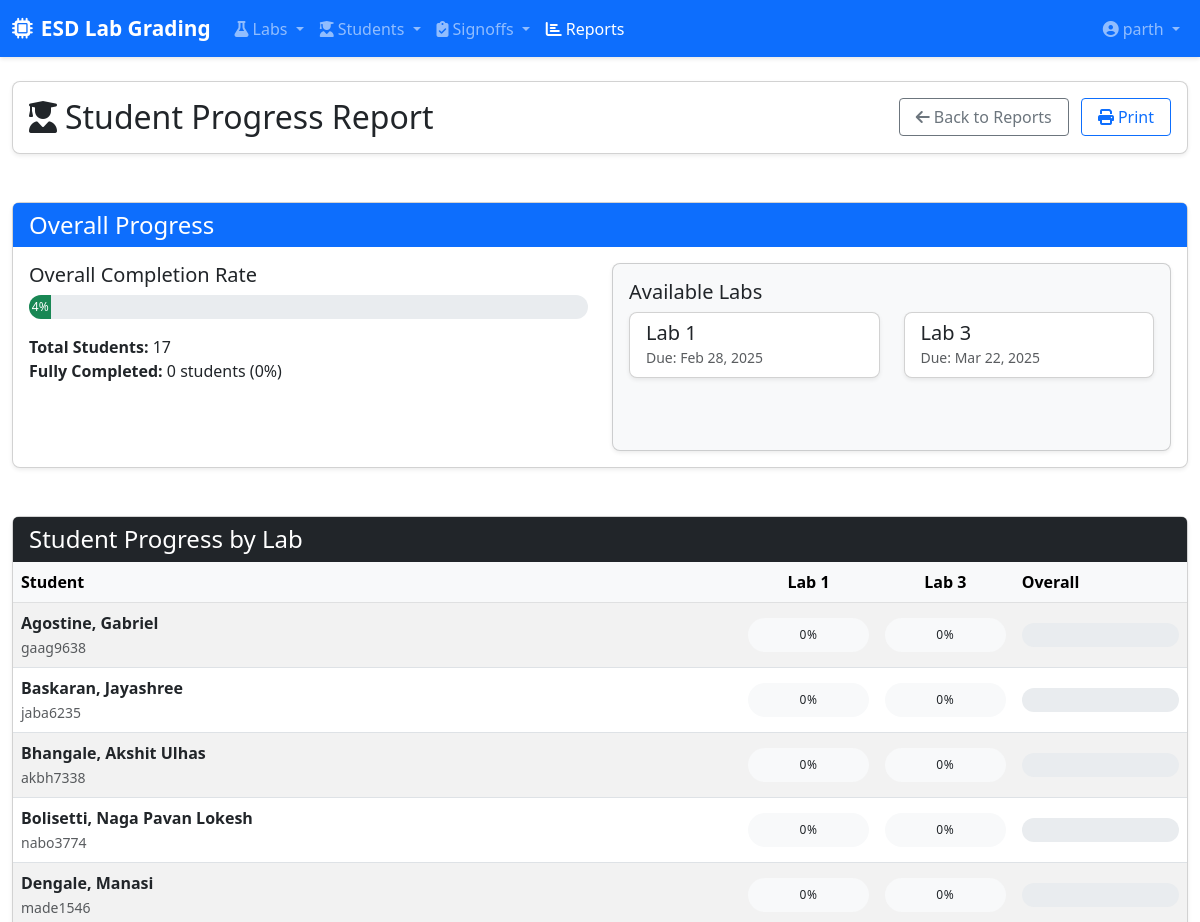
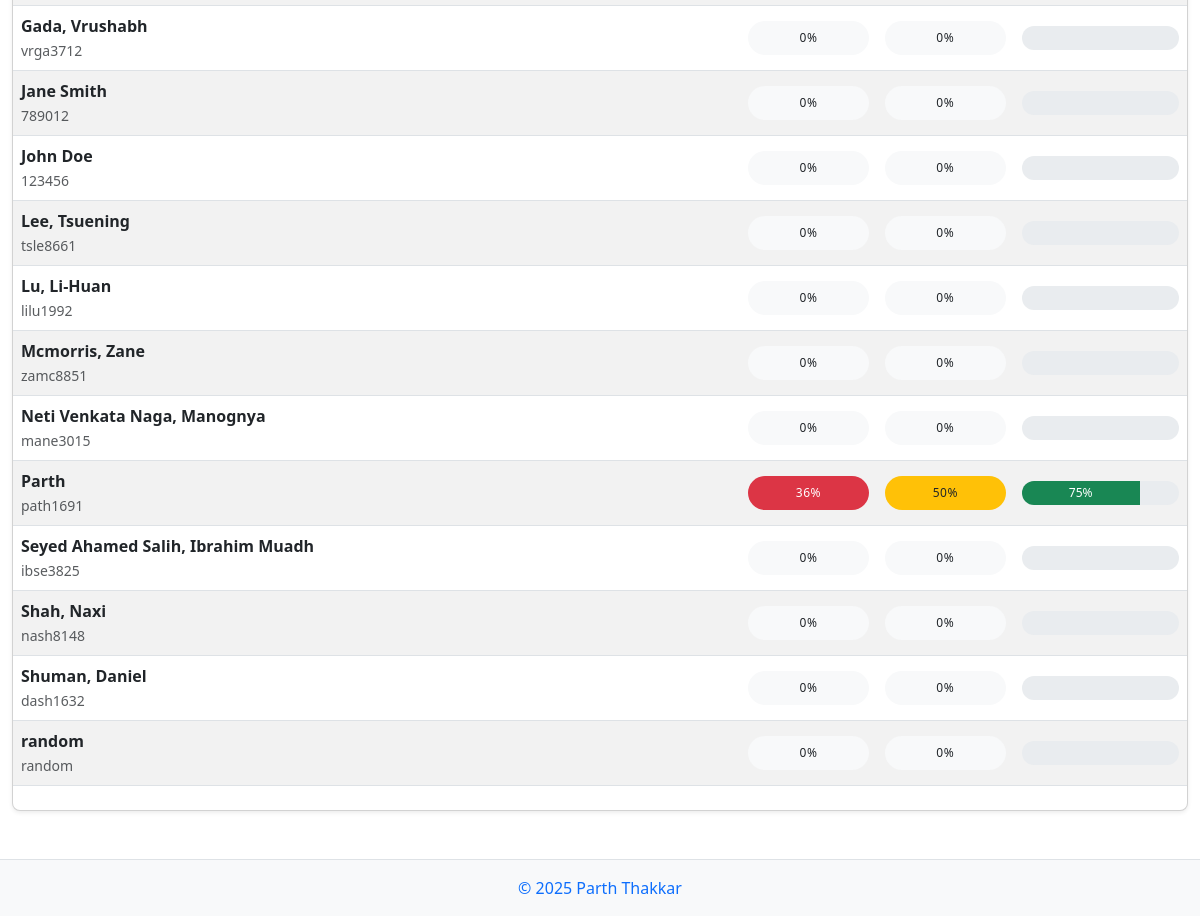
The app's page /reports/students/ (signed in) with its own data (2 pictures, top to bottom).
### labs/models.py (models this page shows, shortened)
class Lab(models.Model):
    name = models.CharField(max_length=200)
    description = models.TextField(blank=True)
    due_date = models.DateTimeField()
    total_points = models.DecimalField(max_digits=5, decimal_places=2)
    grade_scale = models.ForeignKey(GradeScale, on_delete=models.SET_NULL, null=True, blank=True,
                                    related_name='labs', help_text="Grade scale to use for this lab")
    def get_max_score(self):
        total = Decimal('0')
        for part in self.parts.all():
            total += part.get_max_score()
        return total
    def get_student_score(self, student):
        total_score = Decimal('0')
        parts = self.parts.all()
        for part in parts:
            student_score = part.get_student_score(student)
            total_score += student_score
        return total_score
    def get_student_percentage(self, student):
        max_score = self.get_max_score()
        if max_score == 0:
            return Decimal('0')
        score = self.get_student_score(student)
        return (score / max_score) * Decimal('100')
    def get_grade_letter(self, student):
        percentage = self.get_student_percentage(student)
        grade_scale = self.grade_scale if self.grade_scale else GradeScale.get_default_scale()
        return grade_scale.get_letter_grade(percentage)

class Student(models.Model):
    student_id = models.CharField(max_length=20, unique=True)
    name = models.CharField(max_length=100)
    email = models.EmailField(blank=True)
    batch = models.DateField(auto_now=False, auto_now_add=False)
    active = models.BooleanField(default=True)
    @property
    def get_completion_status(self):
        total_parts = Part.objects.filter(is_required=True).count()
        completed_parts = Signoff.objects.filter(
            student=self,
            status='approved',
            part__is_required=True
        ).values('part').distinct().count()
        if total_parts == 0:
            return 0
        return (completed_parts / total_parts) * 100

### labs/views.py (the view)
    def wrap(request, *args, **kwargs):
        try:
            if hasattr(request.user, 'role') and request.user.role.role in ['ta', 'instructor']:
                return function(request, *args, **kwargs)
            else:
                raise PermissionDenied("You must be a teaching assistant or instructor to access this page.")
        except (AttributeError, UserRole.DoesNotExist):
            raise PermissionDenied("You must be a teaching assistant or instructor to access this page.")

### labs/models.py (called while the page is built, shortened)
    def get_student_score(self, student):
        try:
            signoff = Signoff.objects.get(student=student, part=self, status='approved')
            eval_sheet = signoff.evaluation_sheet.first()
            quality_score = signoff.get_total_quality_score()
            challenge_score = Decimal('0')
            if self.has_challenges:
                challenge_scores = signoff.challenge_scores.all()
                if challenge_scores:
                    challenge_score = sum(Decimal(str(score.score)) for score in challenge_scores)
            return quality_score + challenge_score
        except Signoff.DoesNotExist:
            return 0

    def get_total_quality_score(self):
        criteria = QualityCriteria.objects.filter(part=self.part)
        quality_score = Decimal('0')
        scores = self.quality_scores.all()
        score_map = {score.criteria_id: Decimal(str(score.score)) for score in scores}
        for criterion in criteria:
            if criterion.id in score_map:
                quality_score += score_map[criterion.id]
        evaluation = self.evaluation_sheet.first()
        return quality_score + evaluation.get_earned_marks()

    @classmethod
    def get_default_rubric(cls):
        default_rubric = cls.objects.filter(is_default=True).first()
        return default_rubric

    def get_total_max_marks(self):
        return sum(Decimal(str(criteria['max_marks'])) for criteria in self.criteria_data.values())

### labs/templatetags/role_tags.py (called while the page is built)
@register.filter
def has_role(user, role_name):
    if user.is_anonymous:
        return False
    if user.is_staff:
        return True
    try:
        return hasattr(user, 'role') and user.role.role == role_name
    except:
        return False

### labs/views.py (called while the page is built)
def ta_required(function):
    def wrap(request, *args, **kwargs):
        try:
            if hasattr(request.user, 'role') and request.user.role.role in ['ta', 'instructor']:
                return function(request, *args, **kwargs)
            else:
                raise PermissionDenied("You must be a teaching assistant or instructor to access this page.")
        except (AttributeError, UserRole.DoesNotExist):
            raise PermissionDenied("You must be a teaching assistant or instructor to access this page.")
    wrap.__doc__ = function.__doc__
    wrap.__name__ = function.__name__
    return wrap

### labs/templates/labs/reports/student_progress.html (shortened to what this page needs)
{% extends 'base.html' %}
{% load static %}
{% block content %}
<div class="container-fluid">
    <div class="row mb-4">
        <div class="col-12">
            <div class="card">
                <div class="card-body d-flex justify-content-between align-items-center">
                    <h2 class="mb-0"><i class="fas fa-user-graduate me-2"></i>Student Progress Report</h2>
                    <div>
                        <a href="{% url 'labs:reports' %}" class="btn btn-outline-secondary me-2">
                            <i class="fas fa-arrow-left me-1"></i>Back to Reports
                        </a>
                        <button id="print-btn" class="btn btn-outline-primary">
                            <i class="fas fa-print me-1"></i>Print
                        </button>
                    </div>
                </div>
            </div>
        </div>
    </div>
    <div class="row mb-4">
        <div class="col-md-12">
            <div class="card">
                <div class="card-header bg-primary text-white">
                    <h4 class="mb-0">Overall Progress</h4>
                </div>
                <div class="card-body">
                    <div class="row">
                        <div class="col-md-6">
                            <div class="mb-3">
                                <h5>Overall Completion Rate</h5>
                                <div class="progress completion-bar">
                                    <div class="progress-bar bg-success" role="progressbar"
                                         style="width: {{ stats.overall_completion|floatformat:0 }}%"
                                         aria-valuenow="{{ stats.overall_completion|floatformat:0 }}"
                                         aria-valuemin="0" aria-valuemax="100">
                                        {{ stats.overall_completion|floatformat:0 }}%
                                    </div>
                                </div>
                            </div>
                            <p>
                                <strong>Total Students:</strong> {{ stats.total_students }}<br>
                                <strong>Fully Completed:</strong> {{ stats.fully_completed }} students
                                ({{ stats.total_students|yesno:'0,0' }}%)
                            </p>
                        </div>
                        <div class="col-md-6">
                            <div class="card bg-light h-100">
                                <div class="card-body">
                                    <h5 class="card-title">Available Labs</h5>
                                    <div class="row">
                                        {% for lab in labs %}
                                        <div class="col-md-6 mb-2">
                                            <div class="card">
                                                <div class="card-body py-2">
                                                    <h5 class="mb-0">{{ lab.name }}</h5>
                                                    <small class="text-muted">Due: {{ lab.due_date|date:"M j, Y" }}</small>
                                                </div>
                                            </div>
                                        </div>
                                        {% endfor %}
                                    </div>
                                </div>
                            </div>
                        </div>
                    </div>
                </div>
            </div>
        </div>
    </div>
    <div class="row">
        <div class="col-12">
            <div class="card">
                <div class="card-header bg-dark text-white">
                    <h4 class="mb-0">Student Progress by Lab</h4>
                </div>
                <div class="card-body p-0">
                    <div class="table-responsive">
                        <table class="table table-striped table-hover mb-0 report-table">
                            <thead class="table-light">
                                <tr>
                                    <th>Student</th>
                                    {% for lab in labs %}
                                    <th class="text-center">{{ lab.name }}</th>
                                    {% endfor %}
                                    <th>Overall</th>
                                </tr>
                            </thead>
                            <tbody>
                                {% for row in matrix %}
                                <tr>
                                    <td>
                                        <div><strong>{{ row.student.name }}</strong></div>
                                        <small class="text-muted">{{ row.student.student_id }}</small>
                                    </td>
                                    {% for lab_status in row.labs %}
                                    <td class="text-center">
                                        <div class="status-badge {{ lab_status.css_class }}">
                                            {{ lab_status.completion|floatformat:0 }}%
                                        </div>
                                    </td>
                                    {% endfor %}
                                    <td>
                                        <div class="progress completion-bar">
                                            <div class="progress-bar {{ row.overall_completion|floatformat:0|yesno:'bg-success,bg-warning' }}"
                                                 role="progressbar"
                                                 style="width: {{ row.overall_completion|floatformat:0 }}%"
                                                 aria-valuenow="{{ row.overall_completion|floatformat:0 }}"
                                                 aria-valuemin="0" aria-valuemax="100">
                                                {{ row.overall_completion|floatformat:0 }}%
                                            </div>
                                        </div>
                                    </td>
                                </tr>
                                {% endfor %}
                            </tbody>
                        </table>
                    </div>
                </div>
            </div>
        </div>
    </div>
</div>
{% endblock %}

### templates/base.html (shortened to what this page needs)
{% load static %}
{% load role_tags %}
<!DOCTYPE html>
<html lang="en">
<head>
    <link href="https://cdn.jsdelivr.net/npm/bootstrap@5.3.0-alpha1/dist/css/bootstrap.min.css" rel="stylesheet">
    <link rel="stylesheet" href="https://cdnjs.cloudflare.com/ajax/libs/font-awesome/6.4.0/css/all.min.css">
    <link rel="stylesheet" href="{% static 'css/styles.css' %}">
</head>
<body>
    <nav class="navbar navbar-expand-lg navbar-dark bg-primary sticky-top">
        <div class="container-fluid">
            <a class="navbar-brand" href="{% url 'labs:home' %}">
                <i class="fas fa-microchip me-2"></i>ESD Lab Grading
            </a>
            <div class="collapse navbar-collapse" id="navbarMain">
                <ul class="navbar-nav me-auto">
                    <li class="nav-item dropdown">
                        <a class="nav-link dropdown-toggle" href="#" id="labsDropdown" role="button" data-bs-toggle="dropdown">
                            <i class="fas fa-flask me-1"></i>Labs
                        </a>
                    </li>
                    {% if request.user.is_authenticated %}
                    <li class="nav-item dropdown">
                        <a class="nav-link dropdown-toggle" href="#" id="studentsDropdown" role="button" data-bs-toggle="dropdown">
                            <i class="fas fa-user-graduate me-1"></i>Students
                        </a>
                    </li>
                    {% endif %}
                    {% if request.user.is_authenticated %}
                    <li class="nav-item dropdown">
                        <a class="nav-link dropdown-toggle" href="#" id="signoffsDropdown" role="button" data-bs-toggle="dropdown">
                            <i class="fas fa-clipboard-check me-1"></i>Signoffs
                        </a>
                    </li>
                    {% endif %}
                    {% if request.user.is_authenticated %}
                    <li class="nav-item">
                        <a class="nav-link" href="{% url 'labs:reports' %}">
                            <i class="fas fa-chart-bar me-1"></i>Reports
                        </a>
                    </li>
                    {% endif %}
                </ul>
                <ul class="navbar-nav ms-3">
                    {% if request.user.is_authenticated %}
                    <li class="nav-item dropdown">
                        <a class="nav-link dropdown-toggle" href="#" id="userDropdown" role="button" data-bs-toggle="dropdown">
                            <i class="fas fa-user-circle me-1"></i>{{ request.user.username }}
                        </a>
                    </li>
                    {% else %}
                    <li class="nav-item">
                        <a class="nav-link" href="{% url 'admin:login' %}?next=/">Login</a>
                    </li>
                    {% endif %}
                </ul>
            </div>
        </div>
    </nav>
    <main class="py-4">
        {% block content %}{% endblock %}
    </main>
    <footer class="footer mt-auto py-3 bg-light">
        <div class="container text-center">
            <span class="text-muted"><a href="https://parththakkar.studio" style="text-decoration:none">© {% now "Y" %} Parth Thakkar</a></span>
        </div>
    </footer>
</body>
</html>

### static/css/styles.css (style rules this page uses)
body { min-height: 100vh; display: flex; flex-direction: column; }
main { flex: 1; }
.navbar-brand { font-weight: bold; font-size: 1.3rem; }
.navbar { box-shadow: 0 2px 4px rgba(0, 0, 0, 0.1); }
.card { border-radius: 0.5rem; box-shadow: 0 0.125rem 0.25rem rgba(0, 0, 0, 0.075); margin-bottom: 1.5rem; }
.card-header { font-weight: 600; border-bottom: 0; }
.table-responsive { margin-bottom: 1.5rem; }
.table thead th { background-color: #f8f9fa; font-weight: 600; border-top: none; }
.status-badge { padding: 0.4rem 0.8rem; border-radius: 50rem; font-weight: 500; font-size: 0.75rem; text-transform: uppercase; letter-spacing: 0.5px; }
.btn { border-radius: 0.25rem; padding: 0.375rem 1rem; font-weight: 500; }
.footer { background-color: #f8f9fa; padding: 1.5rem 0; border-top: 1px solid #dee2e6; }

### labs/templates/labs/reports/student_progress.html (style rules this page uses)
.status-badge { display: inline-block; width: 100%; padding: 8px 4px; text-align: center; font-weight: 500; }
.completion-bar { height: 24px; border-radius: 12px; overflow: hidden; }
.report-table th, .report-table td { vertical-align: middle; }

### records on screen
Lab: name "Lab 1", due_date "Feb 28, 2025", completion "0", completion "36"
Lab: name "Lab 3", due_date "Mar 22, 2025", completion "0", completion "50"
Student: student.name "Agostine, Gabriel", student.student_id "gaag9638"
Student: student.name "Baskaran, Jayashree", student.student_id "jaba6235"
Student: student.name "Bhangale, Akshit Ulhas", student.student_id "akbh7338"
Student: student.name "Bolisetti, Naga Pavan Lokesh", student.student_id "nabo3774"
Student: student.name "Dengale, Manasi", student.student_id "made1546"
Student: student.name "Gada, Vrushabh", student.student_id "vrga3712"
Student: student.name "Jane Smith", student.student_id "789012"
Student: student.name "John Doe", student.student_id "123456"
Student: student.name "Lee, Tsuening", student.student_id "tsle8661"
Student: student.name "Lu, Li-Huan", student.student_id "lilu1992"
Student: student.name "Mcmorris, Zane", student.student_id "zamc8851"
Student: student.name "Neti Venkata Naga, Manognya", student.student_id "mane3015"
Student: student.name "Parth", student.student_id "path1691", overall_completion "75"
Student: student.name "Seyed Ahamed Salih, Ibrahim Muadh", student.student_id "ibse3825"
Student: student.name "Shah, Naxi", student.student_id "nash8148"
Student: student.name "Shuman, Daniel", student.student_id "dash1632"
Student: student.name "random", student.student_id "random"

### other values on screen
{{ request.user.username }} "parth"
{{ stats.overall_completion|floatformat:0 }} "4"
{{ stats.total_students }} "17"
{{ stats.fully_completed }} "0"
{{ stats.total_students|yesno:'0,0' }} "0"
